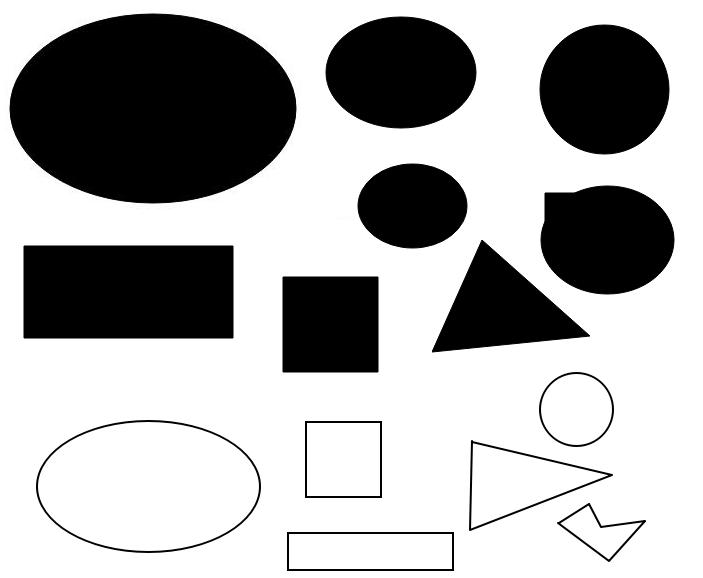
#> input picture blob.jpg, 703 x 578 px
$ python Shapes.py
#> lines starting #> are read from the running program, lines starting #| are printed output that depends on the picture; after the words box and inside, x2 and y2 are one past the last pixel; in counts of white or black regions, pixels touching at a corner belong together
### Polygon.py
import numpy as np

class Polygon:

    def __init__(self, vertices, area, perimeter):
        self.point_count = len(vertices)
        # Here we receive accurate area and perimeter of contour
        self.area = area
        self.perimeter = perimeter
        # convert np.ndarray to np.array for easier accessing
        self.vertices = np.empty((self.point_count,2), dtype = np.int32)
        for i, x in enumerate(vertices):
            self.vertices[i] = x[0]

    # returns square of distance between i-th and j-th points of polygon
    def distance(self, i,j):
        p1 = self.vertices[i]
        p1 = (p1[0], p1[1])
        p2 = self.vertices[j]
        p2 = (p2[0], p2[1])
        return (p1[0] - p2[0])**2 + (p1[1] - p2[1])**2

    # Return bool vector ("polygon is chain?", "polygon is a period")
    def is_chain(self, thickness = 4):
        length = None
        is_chain = (self.area/self.perimeter) < thickness
        is_period = False
        if is_chain and (self.point_count == 2):
            is_period = True
            length = self.distance(0,1)**0.5
        # If polygon is actually chain
        if is_chain and not is_period:
            length = 0
            # It length = sum of length of segments
            for i in range(self.point_count):
                length += (self.distance(i, (i+1)%self.point_count))**(0.5)
            length = length/2
        return is_chain, is_period, length

    # Return True if polygon is trianlge
    def is_triangle(self):
        return self.point_count == 3

    # Return -2 if rectangle, -1 if square, 0 else
    def is_rectangle(self, epsilon = 0.01):
        if self.point_count == 4:
            d1 = self.distance(0,1)
            d2 = self.distance(0,2)
            d3 = self.distance(0,3)
            d1, d3, summ = min(d1,d2,d3), max(d1,d2,d3), d1+d2+d3
            d2 = summ - d1 - d3
            if abs((d1 + d2 - d3)/d3) <= epsilon:
                if abs((d1 - d2)/d2) <= epsilon:
                    return -1
                return -2
        return 0

    def is_convex(self):
        # Every triangle always is convex
        if self.point_count == 3:
            return True
        positive = False
        negative = False
        for i in range(self.point_count):
            p1 = self.vertices[i]
            p2 = self.vertices[(i + 1) % self.point_count]
            p3 = self.vertices[(i + 2) % self.point_count]
            A = (p1[0], p1[1])
            B = (p2[0], p2[1])
            C = (p3[0], p3[1])
            BA = (A[0] - B[0], A[1] - B[1])
            BC = (C[0] - B[0], C[1] - B[1])
            cross_procuct = BA[0]*BC[1] - BA[1]*BC[0]
            if cross_procuct < 0:
                negative = True
            elif cross_procuct > 0:
                positive = True
            if positive and negative:
                return False
        return True

    # If circle - return 2, ellipse - 1, else - 0
    def is_ellipse(self, epsilon = 0.05):
        # Not convex figures we mark as Zero contour type
        if not self.is_convex():
            return 0
        # Let's find supposed poles
        north = east = south = west = 0
        first_point = self.vertices[0]
        min_x, min_y = first_point[0], first_point[1]
        max_x, max_y = min_x, min_y
        for i in range(self.point_count):
            v = self.vertices[i]
            x, y = v[0], v[1]
            if x < min_x:
                min_x = x
                east = i
            elif x > max_x:
                max_x = x
                west = i
            if y < min_y:
                min_y = y
                north = i
            elif y > max_y:
                max_y = y
                south = i
        # semi axeses
        A = (self.distance(east, west))**(0.5) / 2
        B = (self.distance(north, south))**(0.5) / 2
        # finding center
        north, south = self.vertices[north], self.vertices[south]
        east, west = self.vertices[east], self.vertices[west]
        north = (north[0], north[1])
        south = (south[0], south[1])
        east = (east[0], east[1])
        west = (west[0], west[1])
        center = (0.5*(west[0] + east[0]), 0.5*(north[1] + south[1]))
        # Let's check if every point lies on ellipse
        for v in self.vertices:
            v = (v[0] - center[0], v[1] - center[1])
            if abs((v[0]/A)**2 + (v[1]/B)**2 - 1) > epsilon:
                # We find that contour is not ellipse, so let's return 4
                # It mean, that figure just convex
                return 4
        # If semi axeses too close - we can decide that its a circle
        if abs(A - B) < 1:
            return 2
        return 1

### Shapes.py
import numpy as np
import cv2
import sys
from Polygon import Polygon

class ShapeDetector:

    def __init__(self, img_path):
        # Reading image
#> called with img_path = 'blob.jpg'
        self.img = cv2.imread(img_path, cv2.IMREAD_COLOR)
#> self.img is the input picture: shape (578, 703, 3); min 0, max 255, mean 173.4

        # Reading same image in another variable and
        # converting to gray scale.
        self.img_gray = cv2.imread(img_path, cv2.IMREAD_GRAYSCALE)
#> self.img_gray: shape (578, 703); min 0, max 255, mean 173.4

        # Converting image to a binary image
        _,self.img_binary = cv2.threshold(self.img_gray, 110, 255, cv2.THRESH_BINARY)
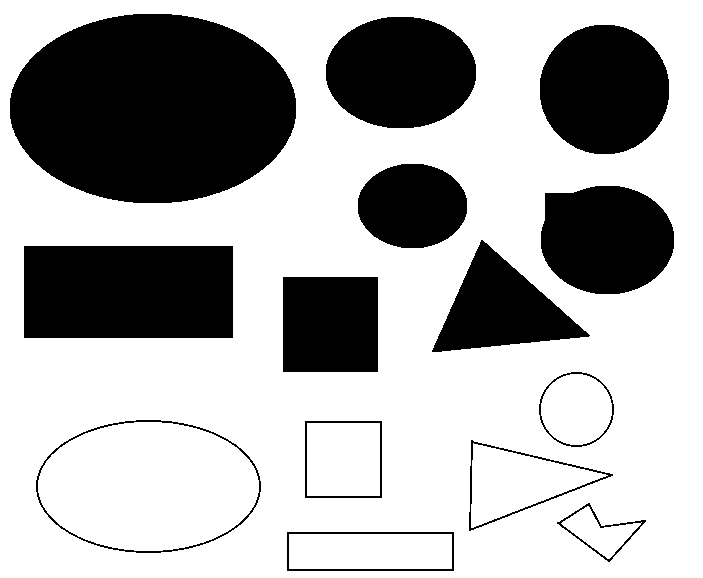
#> self.img_binary: shape (578, 703); 68.2% white; 14 black regions
        self.contours = None
        # On result image we'll highlight every kind of figure in some color
        # 1 - ellipses, 2 - circles, 3 - triangles, -1 - squares, -2 - rectangles,
        # -3 - chains, -4 periods, 4 - convex polygons (> 4 vertices)
        # 0 - other unclassified figures
        self.colors = {
            -4: (121, 50, 168),
            -3: (9, 9, 235),
            -2: (66, 81, 245),
            -1: (66, 150, 245),
             0: (66, 233, 245),
             1: (66, 245, 170),
             2: (138, 245, 66),
             3: (245, 212, 66),
             4: (227, 20, 55)
        }

    def show_image(self):
        cv2.imshow('Output', self.img)

    def find_contours(self):
        # Detecting shapes in image by selecting region
        # with same colors or intensity.
        self.contours,_= cv2.findContours(
            image = self.img_binary,
            mode=cv2.RETR_TREE,
            method=cv2.CHAIN_APPROX_SIMPLE
        )
#> self.contours = 21 contours; largest, box (x1, y1, x2, y2) and area: (0, 0, 703, 578) 405054, (9, 13, 297, 204) 43060, (35, 419, 262, 554) 23703, (38, 422, 259, 551) 22144, (23, 245, 234, 339) 19528

    def process(self, min_length, min_area):
        if not self.contours:
            self.find_contours()
        # Searching through every region selected to
        # find the required polygon
        for i, cnt in enumerate(self.contours) :
            # calculate area and perimeter of countour
            area = cv2.contourArea(cnt)
            perimeter = cv2.arcLength(cnt,True)
            # approximation by polygon
            approx_polygon = cv2.approxPolyDP(cnt, 0.009 * perimeter, closed = True)
            contour_info = self.analyze_polygon(approx_polygon, area, perimeter)
            # If contour is a chain or period - we also receive it length
            if contour_info[0] <= -3:
                contour_length = contour_info[1]
                if contour_length < min_length:
                    continue
            else:
                if area < min_area:
                    continue
            # Highlighting contour
            color = self.colors[contour_info[0]]
            cv2.drawContours(self.img, [approx_polygon], 0, color, 3)
#> this loop made 21 passes
#> (area, perimeter) on passes 2, 3, 8, 9, 14: (6718, 413.7), (5508, 392), (6082, 309.7), (5184, 288), (9214, 381.7)
#> (area, perimeter, color) on passes 6, 7, 16: (6745.5, 418.4, (245, 212, 66)), (5661, 389.6, (245, 212, 66)), (8814, 447.9, (245, 212, 66))
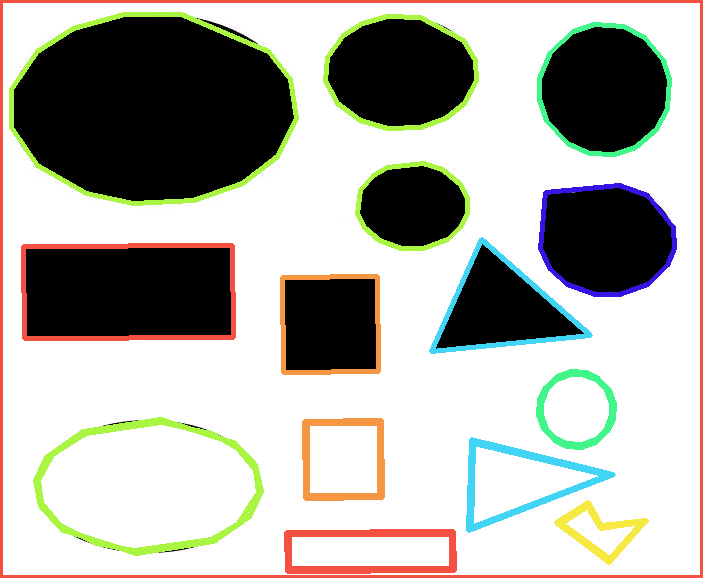
#> self.img: shape (578, 703, 3); 10.17% of pixels changed, all inside (x1, y1, x2, y2) = (0, 0, 703, 578)

    def analyze_polygon(self, verticies, area, perimeter):
        # If passed vertices present polygon, that too close
        # to some ellipse - return 1, if it circle - return 2
        polygon = Polygon(verticies, area, perimeter)
        # Check if contour is close to chain or period
        # If thats it - we also receive length as 3rd argument
        is_chain, is_period, length = polygon.is_chain()
        if is_period:
            return -4, length
        if is_chain:
            return -3, length
        # If triangle - contour_type is 3
        if polygon.is_triangle():
            return (3, None)
        # If rectangle - contour_type is -2, square — -1
        is_rectangle = polygon.is_rectangle()
        if is_rectangle:
            return (is_rectangle, None)
        # ellipse - 1, circle - 2
        is_ellipse = polygon.is_ellipse()
        if is_ellipse:
            return (is_ellipse, None)
        # Other - contour type is zero
        return (0, None)


if __name__ == "__main__":
    # filters: minLength - for chains and periods,
    # minArea - for circles, ellipses and polygons
    min_length = 0
    min_area = 0
    img_path = 'blob.jpg'
    # Receiving command-line arguments for overwrite defaults
    args = sys.argv
    args_cnt = len(args)
    if args_cnt > 1:
        if args_cnt > 4:
            print("Bad arguments")
            exit(1)
        if args_cnt >= 3:
            min_length, min_area = int(args[1]), int(args[2])
        if args_cnt in [2,4]:
            img_path = args[args_cnt - 1]

    shape_detector = ShapeDetector(img_path)
    # Recognition operations
    shape_detector.process(min_length, min_area)

    # Displaying result
    shape_detector.show_image()

    # Exiting the window if 'q' is pressed on the keyboard.
    if cv2.waitKey(0) & 0xFF == ord('q'):
#> (key q is pressed here)
        cv2.destroyAllWindows()
